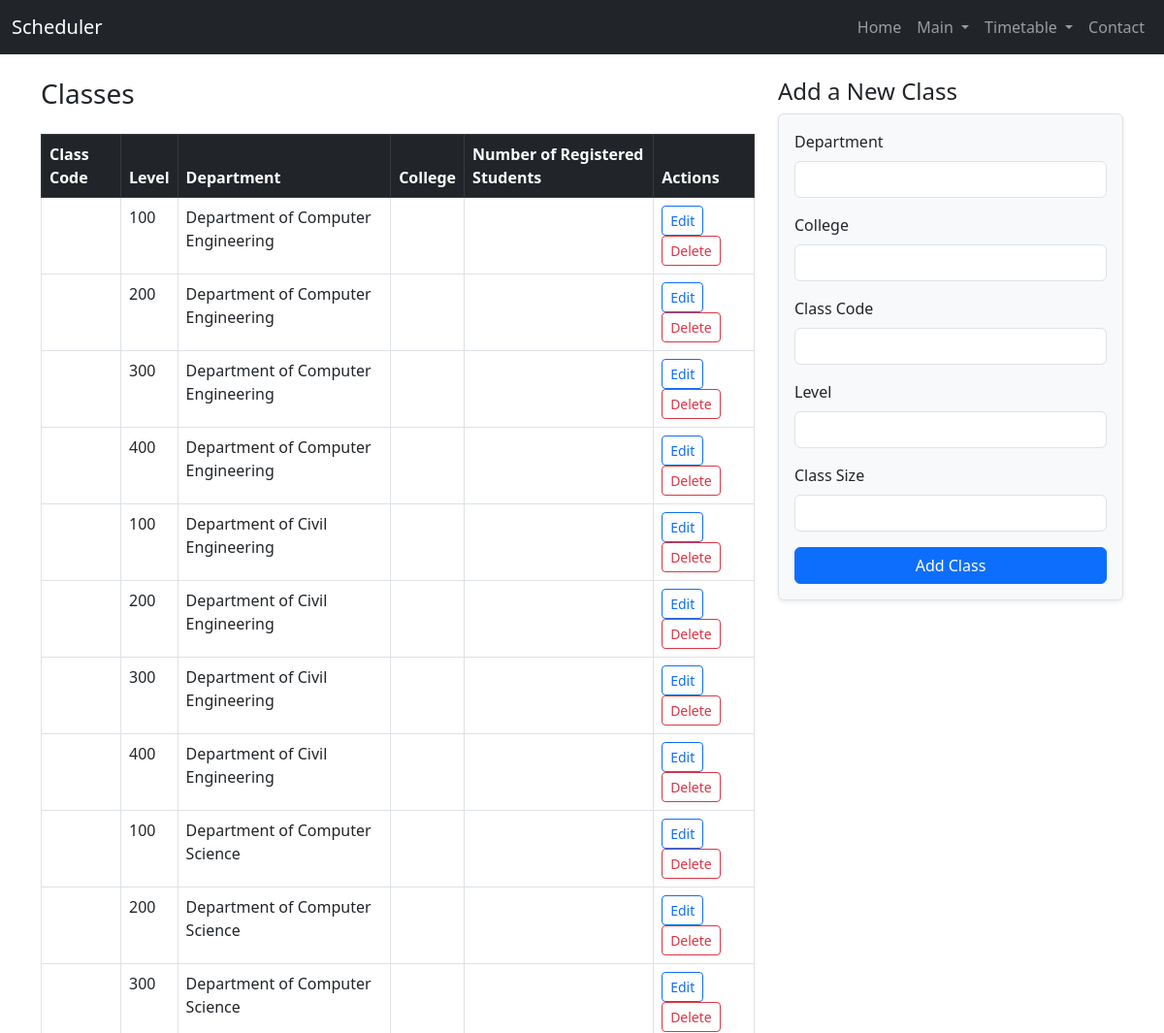
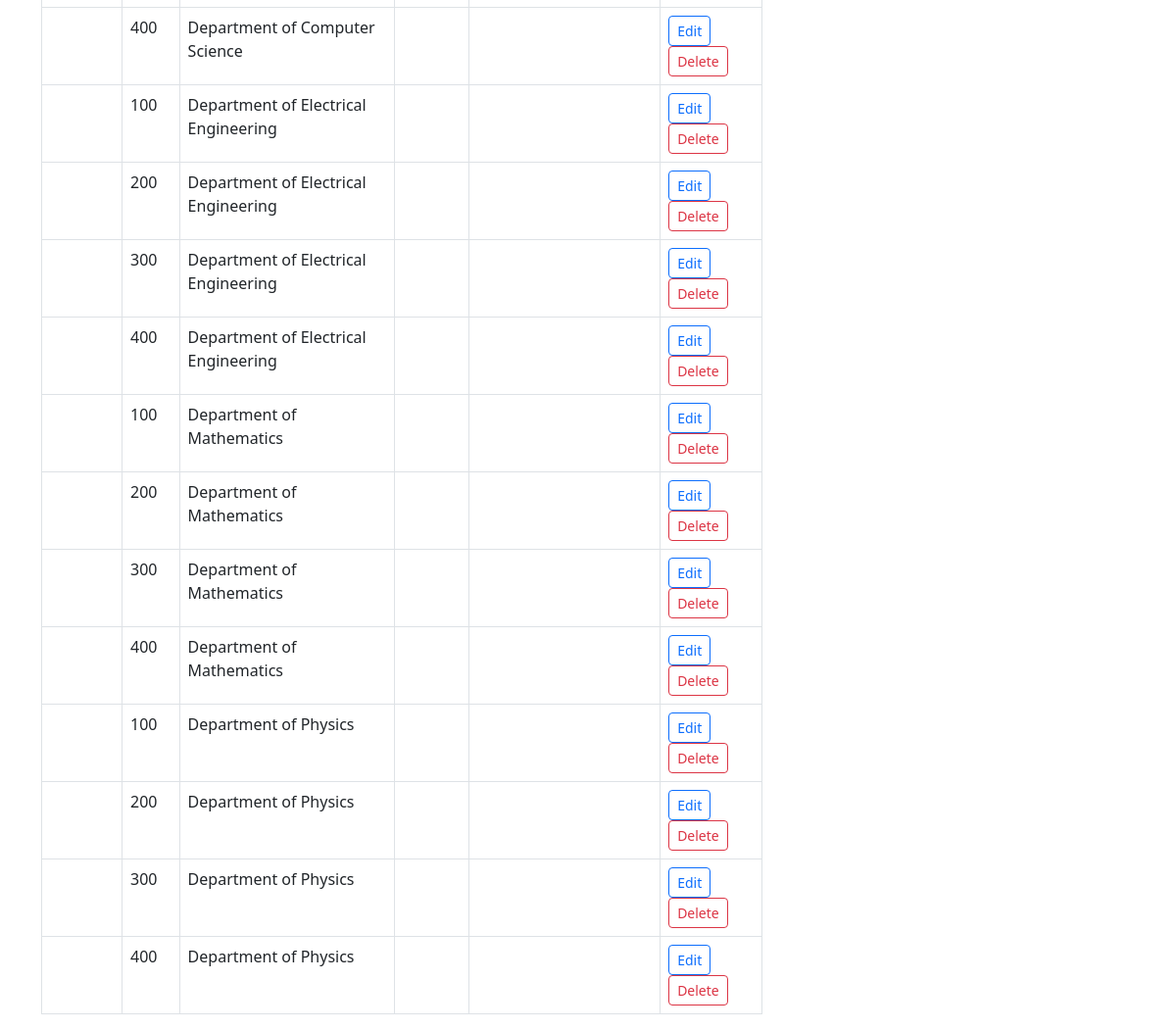
Screenshot of /timetable/classes/ with the database file from the repository (2 pictures, top to bottom).
### Timetable/models.py (models this page shows, shortened)
class Class(models.Model):
    code = models.CharField(max_length=20, unique=True)
    name = models.CharField(max_length=100, blank=True, null=True)
    department = models.ForeignKey(Department, on_delete=models.CASCADE)
    level = models.PositiveIntegerField()
    size = models.PositiveIntegerField()
    class Meta:
        verbose_name_plural = "Classes"
        ordering = ['code']

class Department(models.Model):
    code = models.CharField(max_length=10, unique=True)
    name = models.CharField(max_length=100)
    building = models.ForeignKey(Building, on_delete=models.SET_NULL, null=True, blank=True)
    college = models.ForeignKey('College', on_delete=models.SET_NULL, null=True, blank=True, related_name='departments')
    def __str__(self):
        return self.name

### Timetable/views.py (the view, shortened to what this page needs)
# urls.py: path('classes/',views.classes, name='classes'),
def classes(request):
    classes = Class.objects.all()
    return render(request, 'timetable/classes.html', {'classes': classes})

### templates/timetable/classes.html (shortened to what this page needs)
{% extends 'home/base.html' %}
{% block content %}
<div class="row">
    <div class="col-md-8">
        <h3 class="mb-4">Classes</h3>
        <table class="table table-bordered table-hover">
            <thead class="table-dark">
                <tr>
                    <th>Class Code</th>
                    <th>Level</th>
                    <th>Department</th>
                    <th>College</th>
                    <th>Number of Registered Students</th>
                    <th>Actions</th>
                </tr>
            </thead>
            <tbody>
                {% for class in classes %}
                <tr>
                    <td>{{ class.class_code }}</td>
                    <td>{{ class.level }}</td>
                    <td>{{ class.department }}</td>
                    <td>{{ class.college }}</td>
                    <td>{{ class.class_size }}</td>
                    <td>
                        <a href="{% url 'edit_class' class.id %}" class="btn btn-sm btn-outline-primary">Edit</a>
                        <a href="{% url 'delete_class' class.id %}" class="btn btn-sm btn-outline-danger" onclick="return confirm('Are you sure you want to delete this class?');">Delete</a>
                    </td>
                </tr>
                {% empty %}
                <tr><td colspan="5">No classes added yet.</td></tr>
                {% endfor %}
            </tbody>
        </table>
    </div>
    <div class="col-md-4">
        <h4>Add a New Class</h4>
        <form method="post" class="border p-3 rounded shadow-sm bg-light">
            <div class="mb-3">
                <label for="department" class="form-label">Department</label>
                <input type="text" class="form-control" id="department" name="department" required>
            </div>
            <div class="mb-3">
                <label for="college" class="form-label">College</label>
                <input type="text" class="form-control" id="college" name="college" required>
            </div>
            <div class="mb-3">
                <label for="class_code" class="form-label">Class Code</label>
                <input type="text" class="form-control" id="class_code" name="class_code" required>
            </div>
            <div class="mb-3">
                <label for="level" class="form-label">Level</label>
                <input type="number" class="form-control" id="level" name="level" required>
            </div>
            <div class="mb-3">
                <label for="class_size" class="form-label">Class Size</label>
                <input type="number" class="form-control" id="class_size" name="class_size" required>
            </div>
            <button type="submit" class="btn btn-primary w-100">Add Class</button>
        </form>
    </div>
</div>
{% endblock %}

### rows the page displays
Class: level "100", department "Department of Computer Engineering"
Class: level "200", department "Department of Computer Engineering"
Class: level "300", department "Department of Computer Engineering"
Class: level "400", department "Department of Computer Engineering"
Class: level "100", department "Department of Civil Engineering"
Class: level "200", department "Department of Civil Engineering"
Class: level "300", department "Department of Civil Engineering"
Class: level "400", department "Department of Civil Engineering"
Class: level "100", department "Department of Computer Science"
Class: level "200", department "Department of Computer Science"
Class: level "300", department "Department of Computer Science"
Class: level "400", department "Department of Computer Science"
Class: level "100", department "Department of Electrical Engineering"
Class: level "200", department "Department of Electrical Engineering"
Class: level "300", department "Department of Electrical Engineering"
Class: level "400", department "Department of Electrical Engineering"
Class: level "100", department "Department of Mathematics"
Class: level "200", department "Department of Mathematics"
Class: level "300", department "Department of Mathematics"
Class: level "400", department "Department of Mathematics"
Class: level "100", department "Department of Physics"
Class: level "200", department "Department of Physics"
Class: level "300", department "Department of Physics"
Class: level "400", department "Department of Physics"
